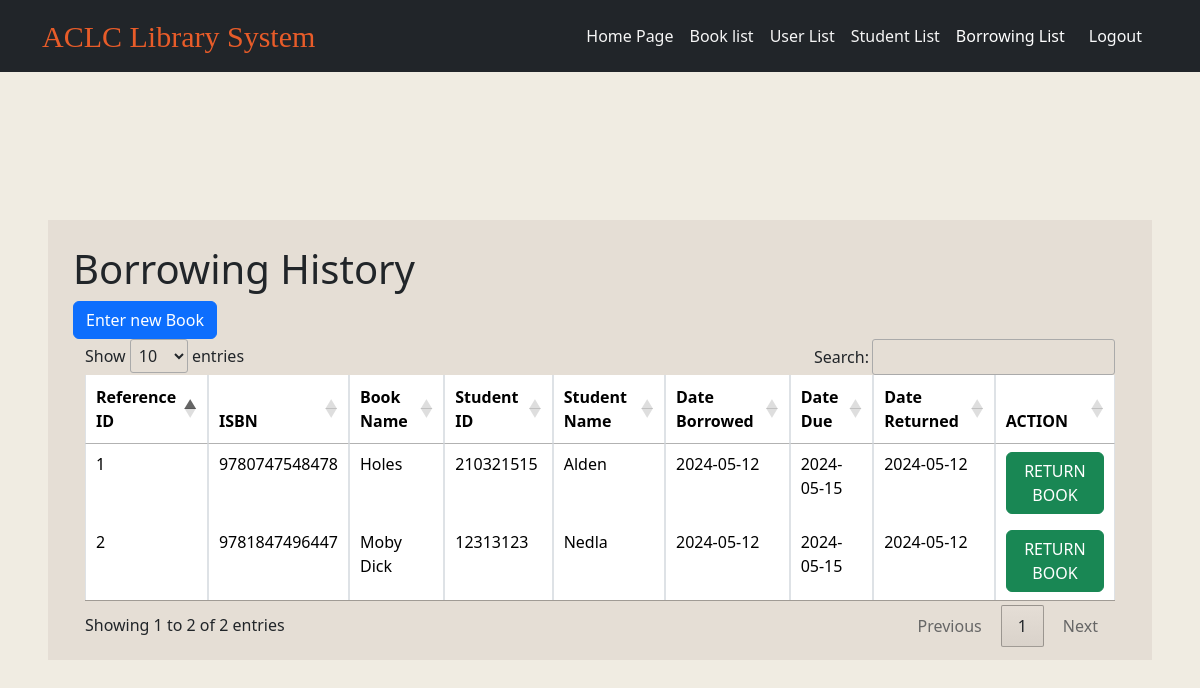
Before: /bookborrowinglist.php (signed in) with the older database file.
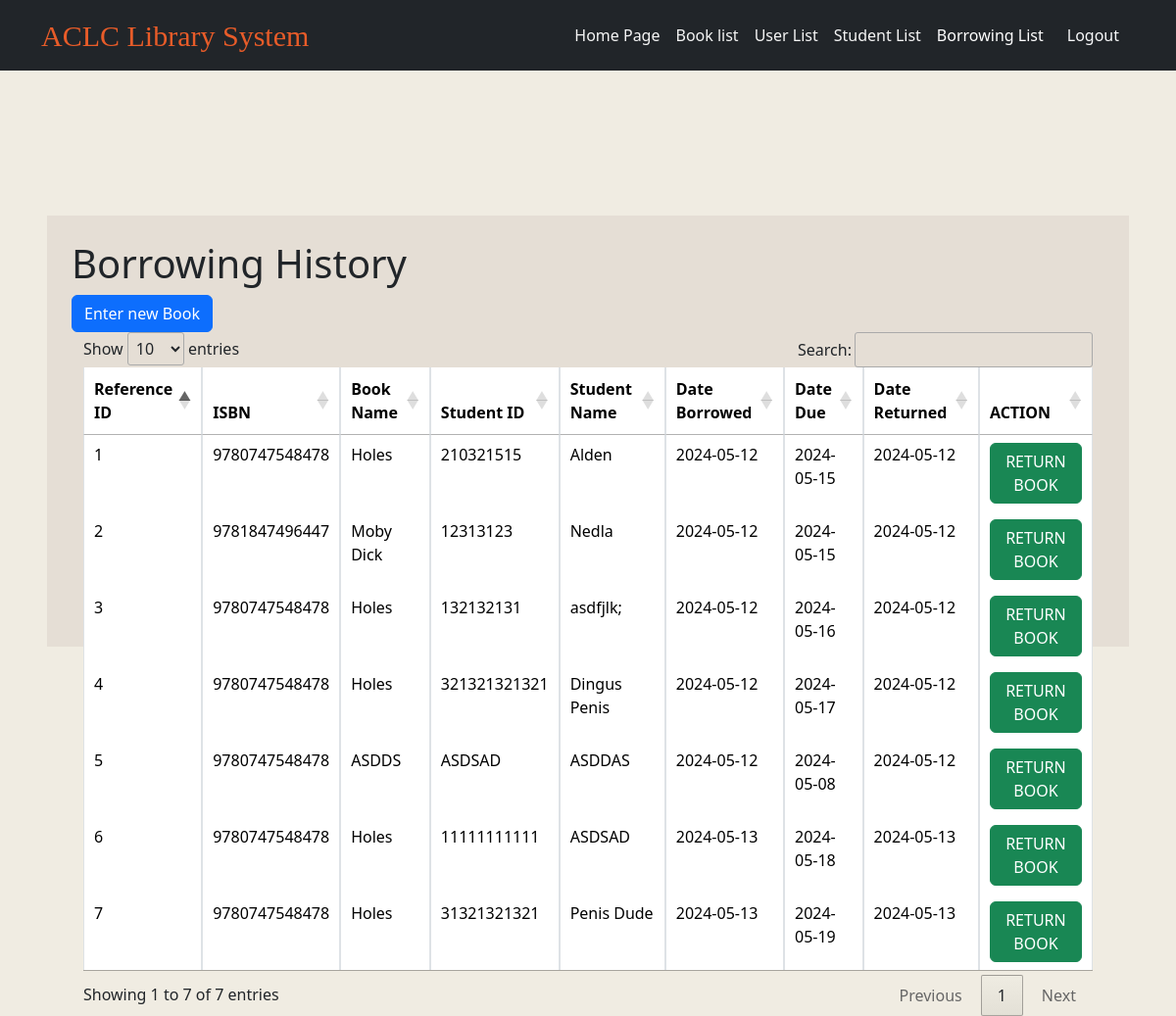
After: the same page with the newer database file.
### tables this page shows
CREATE TABLE `bookborrowlist` (
  `refID` int(11) NOT NULL,
  `bookID` varchar(255) NOT NULL,
  `booktitle` varchar(255) NOT NULL,
  `studentID` varchar(255) NOT NULL,
  `studentName` varchar(255) NOT NULL,
  `dateborrowed` date NOT NULL,
  `datedue` date NOT NULL,
  `datereturned` date NOT NULL
);

### bookborrowinglist.php (the view, shortened to what this page needs)
<!DOCTYPE html>
<html lang="en">
<head>
  <link href="https://cdn.jsdelivr.net/npm/bootstrap@5.3.3/dist/css/bootstrap.min.css" rel="stylesheet">
  <link rel="stylesheet" href="https://cdn.datatables.net/1.13.5/css/jquery.dataTables.min.css" />
  <link rel="stylesheet" href="./css folder/borrowlist.css">
</head>
<body style="background-color: #f0ece2;">
  <nav class="navbar navbar-expand-lg bg-dark navbar-dark">
    <div class="container">
      <a href="mainpage.php" class="title navbar-brand">ACLC Library System</a>
      <div class="collapse navbar-collapse" id="navbar">
        <ul class="navbar-nav ms-auto">
          <li class="nav-item">
            <a href="mainpage.php" class="nav-link">Home Page</a>
          </li>
          <li class="nav-item">
            <a href="booklisting.php" class="nav-link">Book list</a>
          </li>
          <li class="nav-item">
            <a href="userlist.php" class="nav-link">User List</a>
          </li>
          <li class="nav-item">
            <a href="studentlist.php" class="nav-link">Student List</a>
          </li>
          <li class="nav-item">
            <a href="#" class="nav-link  active">Borrowing List</a>
          </li>
        </ul>
        <a id="btn" class="nav-item mr-3 nav-link p-3 text-light" href="backend/userlogout.php">Logout</a>
  </nav>
  <section class="text-dark p-5 text-left">
    <div id="container" class="container">
      <div class="d-flex">
        <div>
          <h1>Borrowing History</h1>
          <div>
            <button type="button" class="btn btn-primary float-right" data-bs-toggle="modal" data-bs-target="#insertmodal">Enter new Book</button>
          </div>
          <div class="column">
            <div class="container">
              <table id="myTable" class="table table-bordered">
                <thead class="thead-dark">
                  <tr>
                    <th scope="col">Reference ID</th>
                    <th scope="col">ISBN</th>
                    <th scope="col">Book Name</th>
                    <th scope="col">Student ID</th>
                    <th scope="col">Student Name</th>
                    <th scope="col">Date Borrowed</th>
                    <th scope="col">Date Due</th>
                    <th scope="col">Date Returned</th>
                    <th scope="col">ACTION</th>
                  </tr>
                </thead>
                <tbody>
                  <?php
                  require('backend/database.php');
                  $query = "SELECT * FROM bookborrowlist";
                  $run_query = mysqli_query($conn, $query);
                  if (mysqli_num_rows($run_query) > 0) {
                    foreach ($run_query as $row) {
                  ?>
                      <tr>
                        <td><?= $row['refID'] ?></td>
                        <td><?= $row['bookID'] ?></td>
                        <td><?= $row['booktitle'] ?></td>
                        <td><?= $row['studentID'] ?></td>
                        <td><?= $row['studentName'] ?></td>
                        <td><?= $row['dateborrowed'] ?></td>
                        <td><?= $row['datedue'] ?></td>
                        <td><?= $row['datereturned'] ?></td>
                        <td>
                        <button type="button" class="btn btn-success editbtn">RETURN BOOK</button>
                        </td>
                      </tr>
                  <?php
                    }
                  }
                  ?>
                </tbody>
              </table>
            </div>
          </div>
        </div>
      </div>
    </div>
  </section>
</body>
</html>

Changed rows visible on the page:
added bookborrowlist: refID "3", bookID "9780747548478", booktitle "Holes", studentID "132132131", studentName "asdfjlk;", dateborrowed "2024-05-12", datedue "2024-05-16", datereturned "2024-05-12"
added bookborrowlist: refID "4", bookID "9780747548478", booktitle "Holes", studentID "321321321321", studentName "Dingus Penis", dateborrowed "2024-05-12", datedue "2024-05-17", datereturned "2024-05-12"
added bookborrowlist: refID "5", bookID "9780747548478", booktitle "ASDDS", studentID "ASDSAD", studentName "ASDDAS", dateborrowed "2024-05-12", datedue "2024-05-08", datereturned "2024-05-12"
added bookborrowlist: refID "6", bookID "9780747548478", booktitle "Holes", studentID "11111111111", studentName "ASDSAD", dateborrowed "2024-05-13", datedue "2024-05-18", datereturned "2024-05-13"
added bookborrowlist: refID "7", bookID "9780747548478", booktitle "Holes", studentID "31321321321", studentName "Penis Dude", dateborrowed "2024-05-13", datedue "2024-05-19", datereturned "2024-05-13"
Other visible differences:
text written by a page script: "Show entries Search: Showing 1 to 2 of 2 entries Previous 1 Next" → "Show entries Search: Showing 1 to 7 of 7 entries Previous 1 Next"
